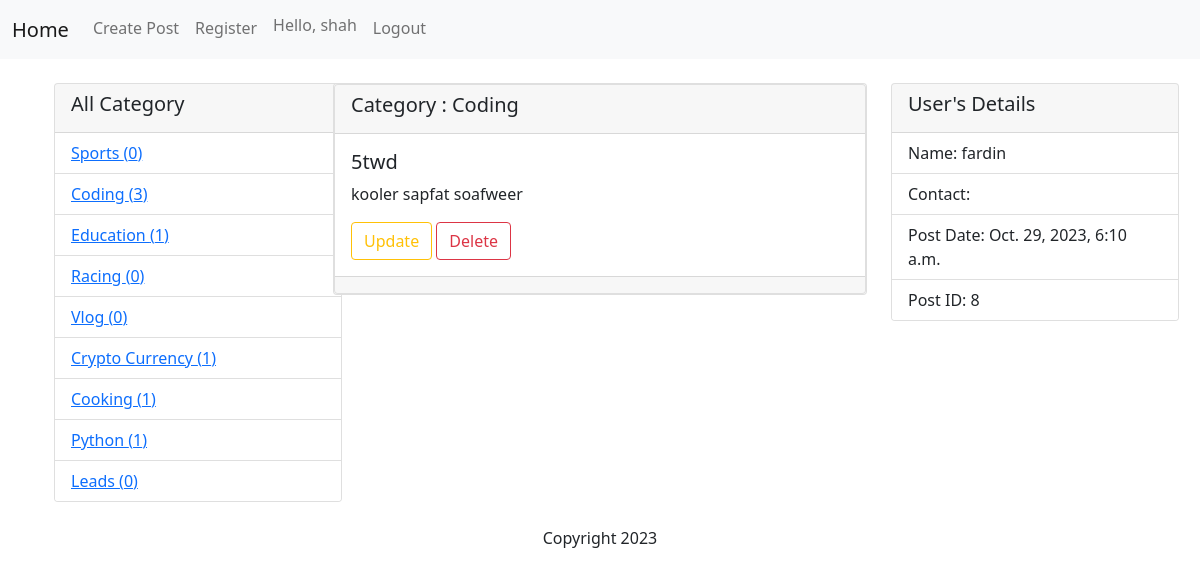
The page /post/8/ (signed in) on the database its author committed.
### listing/models.py (models this page shows, shortened)
class Category(models.Model):
    name = models.CharField(max_length=100)
    def __str__(self):
        return self.name

class Post(models.Model):
    title = models.CharField(max_length=255)
    content = models.TextField()
    category = models.ForeignKey(Category, on_delete=models.CASCADE, default=1)
    created_at = models.DateTimeField(auto_now_add=True)
    updated_at = models.DateTimeField(auto_now=True)
    owner = models.ForeignKey(User, on_delete=models.CASCADE)
    class Meta:
        ordering = ['-created_at']

### listing/views.py (the view)
# urls.py: path('post/<int:post_id>/', views.post_detail, name='post_detail'),
def post_detail(request, post_id):
    if not request.user.is_authenticated:
        raise Http404
    post = get_object_or_404(Post, pk=post_id)
    categories = Category.objects.annotate(post_count=Count('post')).all()
    return render(request, 'listing/post_detail.html', {'post': post, 'categories': categories})

### listing/templates/listing/post_detail.html (shortened to what this page needs)
{% extends 'listing/base.html' %}
{% block content %}
<!DOCTYPE html>
<html lang="en">
<head>
    <link href="https://cdn.jsdelivr.net/npm/bootstrap@5.1.3/dist/css/bootstrap.min.css" rel="stylesheet">
</head>
<body>
    <div class="container">
    <div class="row">
      <div class="col-md-3">
        <div class="card" style="width: 18rem;">
          <div class="card-header">
            <h5>All Category</h5>
          </div>
          <ul class="list-group list-group-flush">
            {% for category in categories %}
            <li class="list-group-item"><a href="{% url 'listing:posts_by_category' category.id %}">{{ category.name }}  ({{category.post_count}}) </a></li>
          {% endfor %}
          </ul>
        </div>
      </div>
      <div class="col-md-6">
       <div class="row">
          <div class="col-md-12">
          <div class="card mb-12">
            <div class="card text">
                <div class="card-header">
                 <h5>Category : {{post.category}}</h5>
                </div>
                <div class="card-body">
                  <h5 class="card-title">{{post.title}}</h5>
                  <p class="card-text"> {{ post.content }}</p>
                  <a href="{% url 'listing:post_edit' post.id %}"  class="btn btn-outline-warning" >Update</a>
                  <a href="{% url 'listing:post_delete' post.id %}" class="btn btn-outline-danger" >Delete</a>
                </div>
                <div class="card-footer text-muted">
                </div>
              </div>
          </div>
           </div>
        </div>
      </div>
      <div class="col-md-3">
        <div class="card" style="width: 18rem;">
          <div class="card-header">
            <h5>User's Details</h5>
          </div>
          <ul class="list-group list-group-flush">
            <li class="list-group-item">Name: {{post.owner.username}}</li>
            <li class="list-group-item">Contact:  {{post.owner.email}}</li>
            <li class="list-group-item">Post Date: {{post.created_at}} </li>
            <li class="list-group-item">Post ID: {{post.id}} </li>
          </ul>
        </div>
      </div>
    </div>
  </div>
</body>
</html>
{% endblock %}

### listing/templates/listing/base.html (shortened to what this page needs)
<!DOCTYPE html>
<html lang="en">
<head>
    <link href="https://cdn.jsdelivr.net/npm/bootstrap@5.1.3/dist/css/bootstrap.min.css" rel="stylesheet">
</head>
<body>
    <header>
        <nav class="navbar navbar-expand-lg navbar-light bg-light">
            <div class="container-fluid">
                <a class="navbar-brand" href="{% url 'listing:post_list' %}">Home</a>
                <div class="collapse navbar-collapse" id="navbarNav">
                    <ul class="navbar-nav">
                        <li class="nav-item">
                            <a class="nav-link" href="{% url 'listing:post_create' %}">Create Post</a>
                        </li>
                        <li class="nav-item">
                            <a class="nav-link" href="{% url 'users:register' %}">Register</a>
                        </li>
                        {% if user.is_authenticated %}
                            <li class="nav-item">
                                <h6 class="nav-link" >Hello, {{ user.username }}</h6>
                            </li>
                        {% else %}
                        <li class="nav-item">
                            <a class="nav-link" href="{% url 'users:login' %}">Login</a>
                        </li>
                        {% endif %}
                        <li class="nav-item">
                            <a class="nav-link" href="{% url 'users:logout' %}">Logout</a>
                        </li>
                    </ul>
                </div>
            </div>
        </nav>
    </header>
    <main class="container mt-4">
        {% block content %}
        {% endblock %}
    </main>
    <footer class="text-center mt-4">
        <p>Copyright 2023</p>
    </footer>
</body>
</html>

### rows shown on the page
Category: name "Sports", post_count "0"
Category: name "Coding", post_count "3"
Category: name "Education", post_count "1"
Category: name "Racing", post_count "0"
Category: name "Vlog", post_count "0"
Category: name "Crypto Currency", post_count "1"
Category: name "Cooking", post_count "1"
Category: name "Python", post_count "1"
Category: name "Leads", post_count "0"
Post: category "Coding", title "5twd", content "kooler sapfat soafweer", owner.username "fardin", created_at "Oct. 29, 2023, 6:10 a.m.", id "8"

### other values the page prints
{{ user.username }} "shah"
